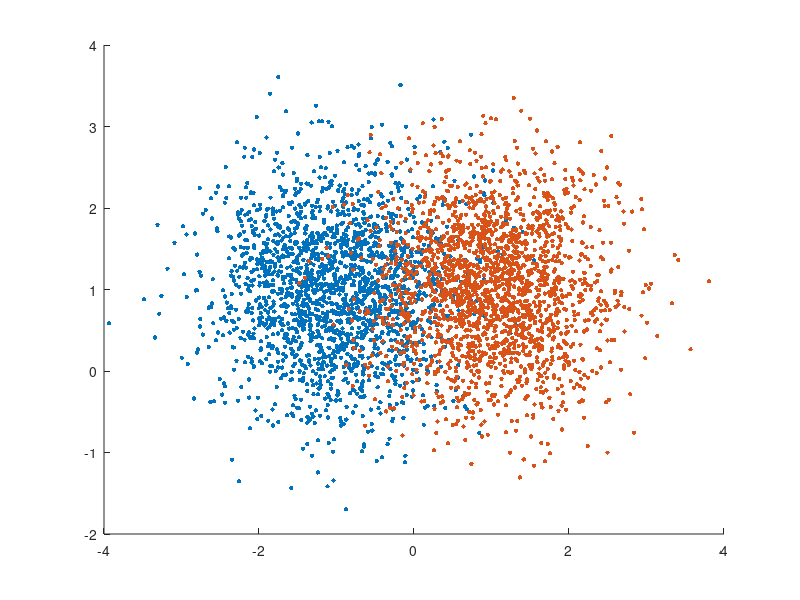

This figure's MATLAB source: (Note: this script raises an error after producing the figure.)
clc;
clear all;
close all;

%% case 1

mu_A = [-1 1];
Sigma_A = [0.6 0; 0.0 0.6];
X_A = mvnrnd(mu_A,Sigma_A,2000);

mu_B = [1 1];
Sigma_B = [0.6 0; 0.0 0.6];
X_B = mvnrnd(mu_B,Sigma_B,2000);

figure;
scatter(X_A(:,1),X_A(:,2),10,"red","filled")
hold on;
scatter(X_B(:,1),X_B(:,2),10,"blue","filled")
hold on;
[X1,X2]= discriminant(X_A,mu_A,mu_B);
plot(X1,X2,"Black")
axis([-4 4 -4 4])
legend("Class: Dataset A","Class Dataset B")
title("case1")



%% case 2

mu_A = [-1 1];
Sigma_A = [0.7 0; 0.0 0.3];
X_A = mvnrnd(mu_A,Sigma_A,2000);


mu_B = [2 2];
Sigma_B = [0.7 0; 0.0 0.3];
X_B = mvnrnd(mu_B,Sigma_B,2000);

[X3,X4] = discriminant2(X_A,mu_A,mu_B,Sigma_B);

figure;
scatter(X_A(:,1),X_A(:,2),10,"red","filled")
hold on;
scatter(X_B(:,1),X_B(:,2),10,"blue","filled")
hold on;
plot(X3,X4,"Black")
axis([-4 4 -4 4])
legend("Class: Dataset A","Class Dataset B")
title("case2")


%% case 3

mu_A = [-1 1];
sigma_A = [0.6 0.25; 0.25 0.4];
X_A = mvnrnd(mu_A,sigma_A,2000);

mu_B = [2 2];
sigma_B = [0.7 0.35; 0.35 0.7];
X_B = mvnrnd(mu_B,sigma_B,2000);

[X5,X6] = discriminant3(mu_A,mu_B,sigma_A,sigma_B,X_A,X_B);

figure;
scatter(X_A(:,1),X_A(:,2),10,"red","filled")
hold on;
scatter(X_B(:,1),X_B(:,2),10,"blue","filled")
hold on;
% X= discriminant3(mu_A,mu_B,Sigma_A,Sigma_B);
scatter(X5,X6,"Black","filled")
axis([-4 4 -4 4])
legend("Class: Dataset A","Class Dataset B")
title("case3")

%% Definition
function [X1,X2] = discriminant(X_A,mu_A,mu_B)
    d = ((mu_A'-mu_B')'*(mu_A'+mu_B'))/2;
    m = (mu_A'-mu_B')';
     
    if m(2) == 0
        X1 =zeros(100,1);
        X2 = linspace(min(min(X_A)),max(max(X_A)));
    else
        X1= linspace(min(X_A),max(X_A));
        X2 = ((d*ones(100,1)-(X1*m(1))))/m(2);
    end
end

function [X1,X2] = discriminant2(X_A,mu_A,mu_B,sigma)
    d = (inv(sigma)*(mu_A'-mu_B'))'*(mu_A'+mu_B')*0.5;
    m = (inv(sigma)*(mu_A'-mu_B'))'

    if m(2) == 0
        X1 = zeros(100,1);
        X2 = linspace(min(min(X_A)),max(max(X_A)));
    else
        X1= linspace(min(min(X_A)),max(max(X_A)));
        X2 = ((d*ones(100,1)-(X1*m(1))'))/m(2);
    end
end

function [X5,X6] = discriminant3(mu_A,mu_B,sigma_A,sigma_B,X_A,X_B)

    
    A1 = -0.5*inv(sigma_A)+0.5*inv(sigma_B);
    A2 = (inv(sigma_A)*mu_A' - inv(sigma_B)*mu_B')' ;
    A3= -0.5*mu_A*inv(sigma_A)*mu_A' + 0.5*mu_B*inv(sigma_B)*mu_B'-0.5*log(norm(sigma_A))+0.5*log(norm(sigma_B));
    
    xx1 = linspace(min(min(X_A)),max(max(X_A)),200)';
    l=size(xx1);
    X5=[];
    X6=[];
    index = 0;

    for i = 1: l(1)
        x1 = xx1(i);
        A = A1(2,2);
        B = x1*(A1(1,2)+A1(2,1)) + A2(1,2);
        C = A3+ (A2(1,1)*x1);
    
        temp = (-B + (B.^2 - 4*A*C).^0.5)/(2*A);
        
        if isreal(temp)
            index = index +1;
            X5(index) = x1;
            X6(index) = temp;
        end
    
        temp = (-B - (B.^2 - 4*A*C).^0.5)/(2*A);
        
        if isreal(temp)
            index = index +1;
            X5(index) = x1;
            X6(index) = temp;
        end
    end

end
